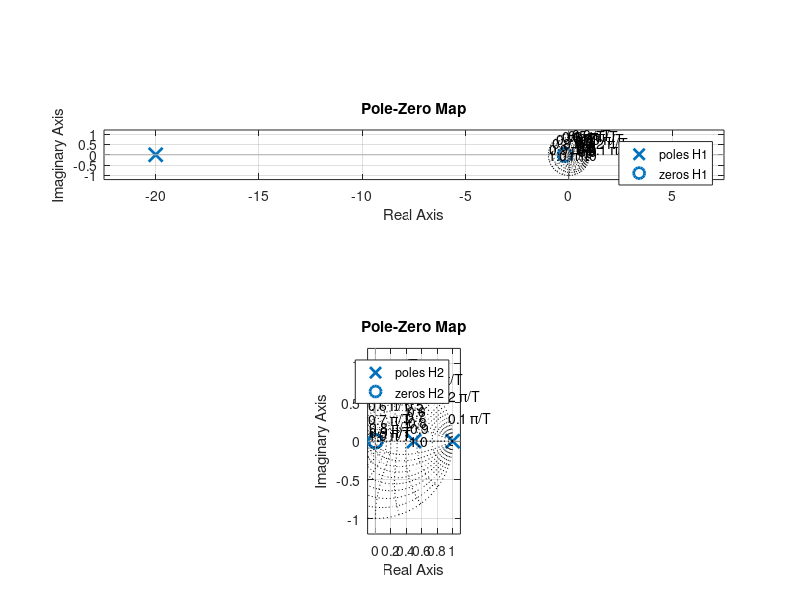

MATLAB code to generate this figure:

num = [0 5 1];
den = [1 15 -100];

H1 = tf(num , den);
subplot(2,1,1);
pzmap(H1);
axis equal;
zgrid;

num1 = [1 0 0];
den1 = [2 -3 1];
H2 = tf(num1,den1);
subplot(2,1,2);
pzmap(H2);
axis equal;
zgrid;